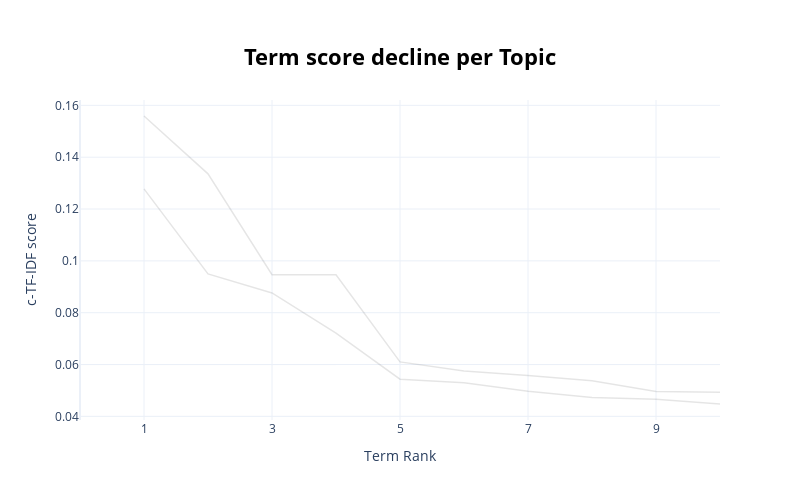

The code cell stored with this chart in its notebook:
### Markdown cell above
Finally, it is often handy to visualize the term rank, to see clearly which topics have a particular focus on just a few words.

### Code cell
topic_model.visualize_term_rank()

### Figure 1 — Plotly figure (JSON) as saved in the notebook; plotly's stock layout.template omitted (floating-point values rounded to 4 significant figures)
{"data": [{"hovertext": "<b>Topic 0</b>:the_and_to_was_in_of_flight_singapo", "line": {"color": "black", "width": 1.5}, "mode": "lines+lines", "name": "", "opacity": 0.1, "type": "scatter", "x": [1, 2, 3, 4, 5, 6, 7, 8, 9, 10], "y": [0.1278, 0.09494, 0.08763, 0.07211, 0.05434, 0.05298, 0.04974, 0.04731, 0.04657, 0.04477]}, {"hovertext": "<b>Topic 1</b>:sia_the_to_and_was_is_with_flight_i", "line": {"color": "black", "width": 1.5}, "mode": "lines+lines", "name": "", "opacity": 0.1, "type": "scatter", "x": [1, 2, 3, 4, 5, 6, 7, 8, 9, 10], "y": [0.1559, 0.1336, 0.09467, 0.09463, 0.06102, 0.05747, 0.05574, 0.0537, 0.04962, 0.0493]}], "layout": {"height": 500, "hoverlabel": {"bgcolor": "white", "font": {"family": "Rockwell", "size": 16}}, "showlegend": false, "title": {"font": {"color": "Black", "size": 22}, "text": "<b>Term score decline per Topic</b>", "x": 0.5, "xanchor": "center", "y": 0.9, "yanchor": "top"}, "width": 800, "xaxis": {"dtick": 2, "range": [0, 10], "tick0": 1, "title": {"text": "Term Rank"}}, "yaxis": {"title": {"text": "c-TF-IDF score"}}}}
